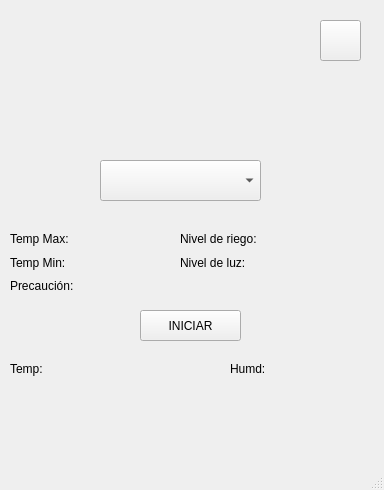
<?xml version="1.0" encoding="UTF-8"?>
<ui version="4.0">
 <class>MainWindow</class>
 <widget class="QMainWindow" name="MainWindow">
  <property name="geometry">
   <rect>
    <x>0</x>
    <y>0</y>
    <width>384</width>
    <height>490</height>
   </rect>
  </property>
  <property name="windowTitle">
   <string>Invernadero</string>
  </property>
  <widget class="QWidget" name="centralwidget">
   <widget class="QComboBox" name="comboBox">
    <property name="geometry">
     <rect>
      <x>100</x>
      <y>160</y>
      <width>161</width>
      <height>41</height>
     </rect>
    </property>
   </widget>
   <widget class="QPushButton" name="configuraciones">
    <property name="geometry">
     <rect>
      <x>320</x>
      <y>20</y>
      <width>41</width>
      <height>41</height>
     </rect>
    </property>
    <property name="text">
     <string/>
    </property>
    <property name="icon">
     <iconset resource="Recursos.qrc">
      <normaloff>:/Recursos/configuraciones.png</normaloff>:/Recursos/configuraciones.png</iconset>
    </property>
    <property name="iconSize">
     <size>
      <width>32</width>
      <height>32</height>
     </size>
    </property>
   </widget>
   <widget class="QLabel" name="label_invernadero">
    <property name="geometry">
     <rect>
      <x>120</x>
      <y>30</y>
      <width>131</width>
      <height>91</height>
     </rect>
    </property>
    <property name="text">
     <string/>
    </property>
   </widget>
   <widget class="QWidget" name="layoutWidget">
    <property name="geometry">
     <rect>
      <x>10</x>
      <y>230</y>
      <width>81</width>
      <height>65</height>
     </rect>
    </property>
    <layout class="QVBoxLayout" name="verticalLayout">
     <item>
      <widget class="QLabel" name="label_tmax">
       <property name="text">
        <string>Temp Max:</string>
       </property>
      </widget>
     </item>
     <item>
      <widget class="QLabel" name="label_tmin">
       <property name="text">
        <string>Temp Min:</string>
       </property>
      </widget>
     </item>
     <item>
      <widget class="QLabel" name="label_prec">
       <property name="text">
        <string>Precaución:</string>
       </property>
      </widget>
     </item>
    </layout>
   </widget>
   <widget class="QWidget" name="layoutWidget">
    <property name="geometry">
     <rect>
      <x>100</x>
      <y>230</y>
      <width>71</width>
      <height>65</height>
     </rect>
    </property>
    <layout class="QVBoxLayout" name="verticalLayout_2">
     <item>
      <widget class="QLabel" name="label_TMAX">
       <property name="text">
        <string/>
       </property>
      </widget>
     </item>
     <item>
      <widget class="QLabel" name="label_TMIN">
       <property name="text">
        <string/>
       </property>
      </widget>
     </item>
     <item>
      <widget class="QLabel" name="label_PREC">
       <property name="text">
        <string/>
       </property>
      </widget>
     </item>
    </layout>
   </widget>
   <widget class="QWidget" name="layoutWidget">
    <property name="geometry">
     <rect>
      <x>180</x>
      <y>230</y>
      <width>100</width>
      <height>42</height>
     </rect>
    </property>
    <layout class="QVBoxLayout" name="verticalLayout_3">
     <item>
      <widget class="QLabel" name="label_nriego">
       <property name="text">
        <string>Nivel de riego:</string>
       </property>
      </widget>
     </item>
     <item>
      <widget class="QLabel" name="label_nluz">
       <property name="text">
        <string>Nivel de luz:</string>
       </property>
      </widget>
     </item>
    </layout>
   </widget>
   <widget class="QWidget" name="layoutWidget">
    <property name="geometry">
     <rect>
      <x>290</x>
      <y>230</y>
      <width>51</width>
      <height>42</height>
     </rect>
    </property>
    <layout class="QVBoxLayout" name="verticalLayout_4">
     <item>
      <widget class="QLabel" name="label_NRIEGO">
       <property name="text">
        <string/>
       </property>
      </widget>
     </item>
     <item>
      <widget class="QLabel" name="label_NLUZ">
       <property name="text">
        <string/>
       </property>
      </widget>
     </item>
    </layout>
   </widget>
   <widget class="QPushButton" name="iniciar">
    <property name="geometry">
     <rect>
      <x>140</x>
      <y>310</y>
      <width>101</width>
      <height>31</height>
     </rect>
    </property>
    <property name="text">
     <string>INICIAR</string>
    </property>
   </widget>
   <widget class="QLabel" name="label_TACTUAL">
    <property name="geometry">
     <rect>
      <x>70</x>
      <y>360</y>
      <width>69</width>
      <height>17</height>
     </rect>
    </property>
    <property name="text">
     <string/>
    </property>
   </widget>
   <widget class="QLabel" name="label_tactual">
    <property name="geometry">
     <rect>
      <x>10</x>
      <y>360</y>
      <width>51</width>
      <height>17</height>
     </rect>
    </property>
    <property name="text">
     <string>Temp:</string>
    </property>
   </widget>
   <widget class="QLabel" name="label_humedad">
    <property name="geometry">
     <rect>
      <x>230</x>
      <y>360</y>
      <width>51</width>
      <height>17</height>
     </rect>
    </property>
    <property name="text">
     <string>Humd:</string>
    </property>
   </widget>
   <widget class="QLabel" name="label_HUMEDAD">
    <property name="geometry">
     <rect>
      <x>290</x>
      <y>360</y>
      <width>69</width>
      <height>17</height>
     </rect>
    </property>
    <property name="text">
     <string/>
    </property>
   </widget>
  </widget>
  <widget class="QMenuBar" name="menubar">
   <property name="geometry">
    <rect>
     <x>0</x>
     <y>0</y>
     <width>384</width>
     <height>22</height>
    </rect>
   </property>
  </widget>
  <widget class="QStatusBar" name="statusbar"/>
 </widget>
 <resources>
  <include location="Recursos.qrc"/>
 </resources>
 <connections/>
</ui>
